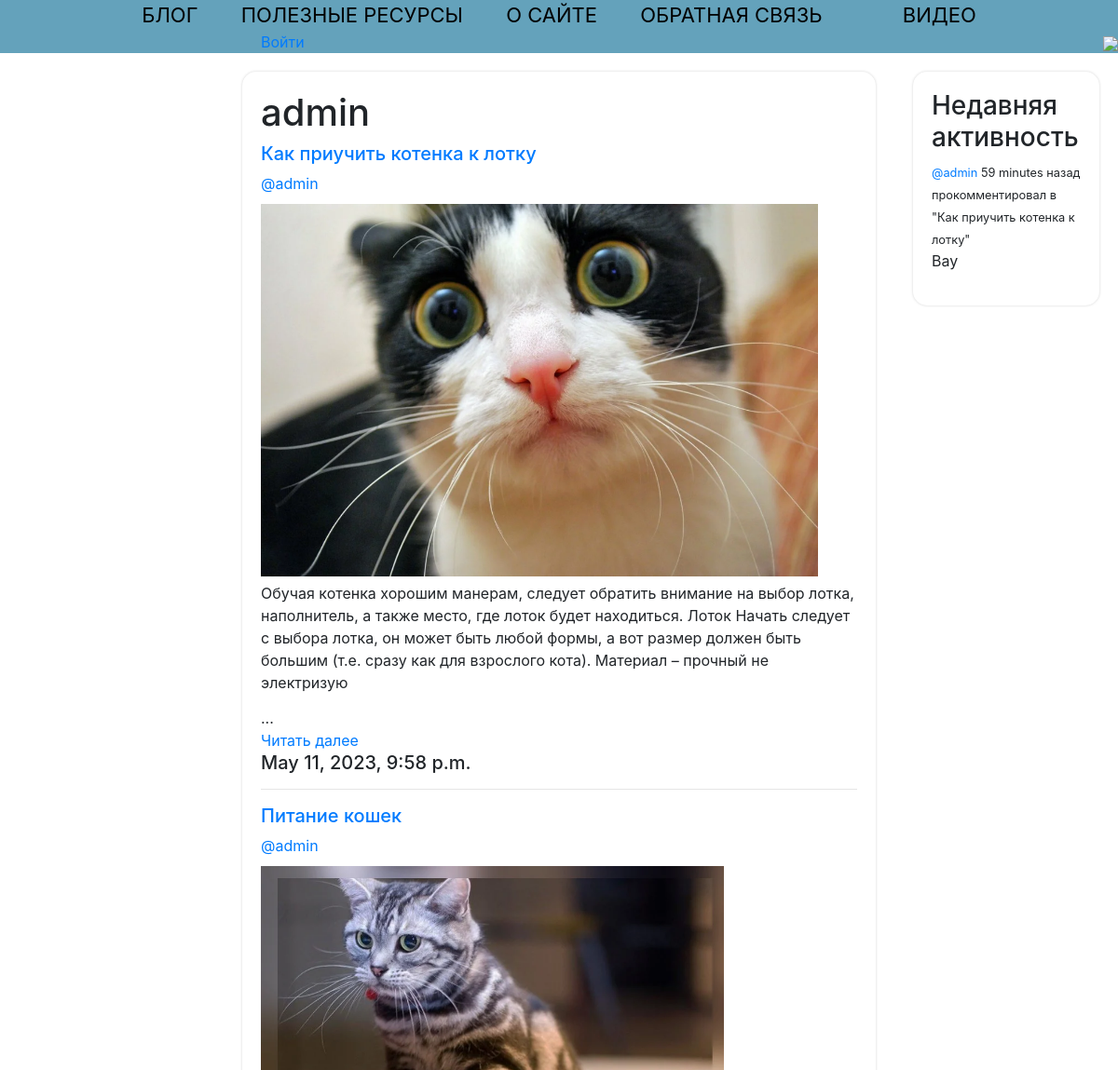
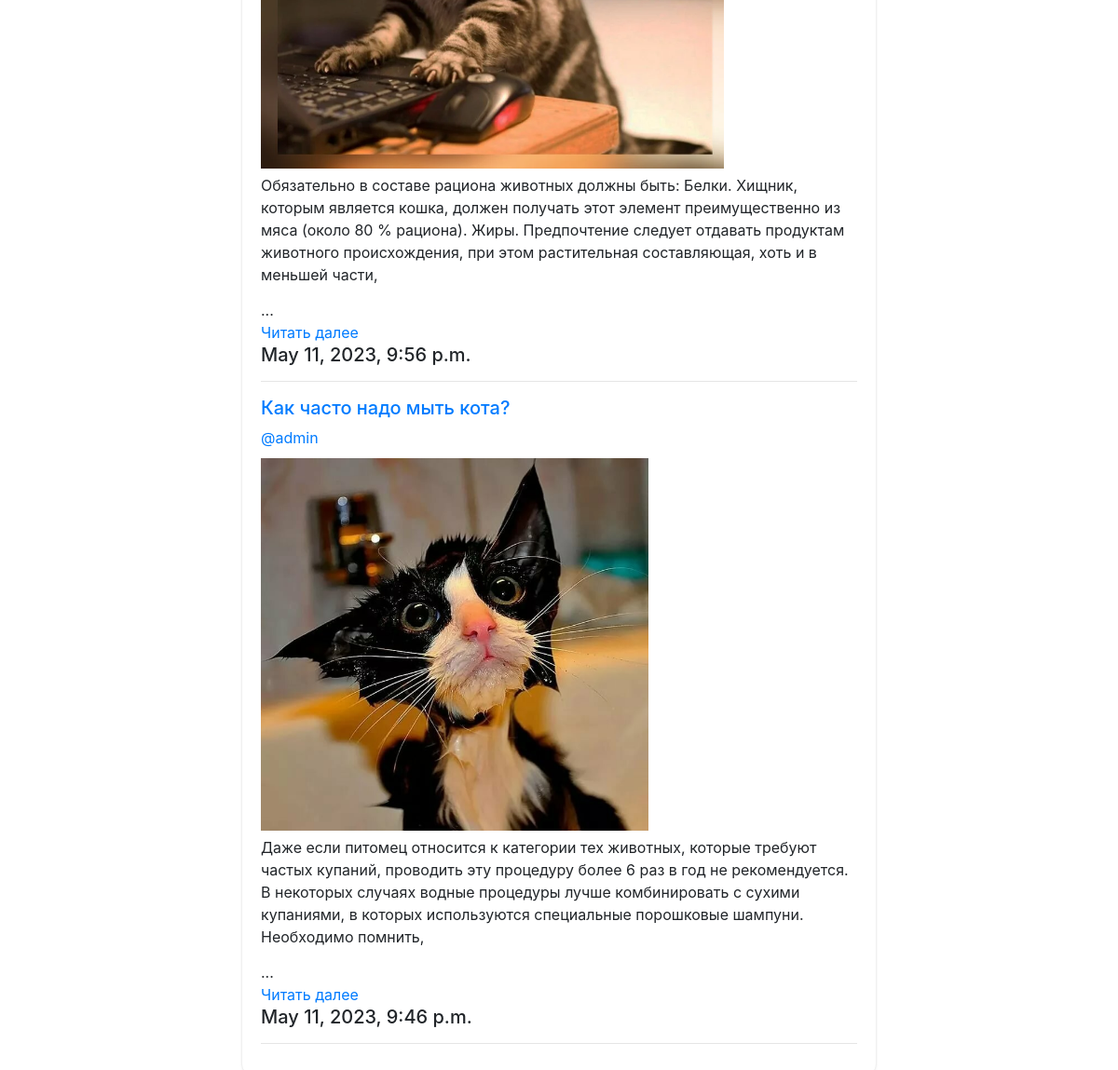
Page /profile/1/ on the committed database (2 pictures, top to bottom).
### base/models.py (models this page shows)
class Room(models.Model):
    host         = models.ForeignKey(User, on_delete=models.SET_NULL, null=True)
    name         = models.CharField(max_length=200)
    description  = models.TextField(null=True, blank = True)
    participants = models.ManyToManyField(User, related_name='participants', blank=True)
    updated      = models.DateTimeField(auto_now=True)
    created      = models.DateTimeField(auto_now_add=True)
    image        = models.ImageField(blank=True)
    class Meta:
        ordering = ['-updated','-created']
    def __str__(self):
        return self.name

class Message(models.Model):
    user    = models.ForeignKey(User, on_delete=models.CASCADE)
    room    = models.ForeignKey(Room, on_delete=models.CASCADE)
    body    = models.TextField()
    updated = models.DateTimeField(auto_now=True)
    created = models.DateTimeField(auto_now_add=True)
    class Meta:
        ordering = ['updated','created']
    def __str__(self):
        return self.body[0:50]

### base/views.py (the view)
# urls.py: path('profile/<str:pk>/', views.userProfile, name='user-profile'),
def userProfile(request, pk):
    user = User.objects.get(id=pk)
    rooms = user.room_set.all()
    room_messages = user.message_set.all()
    context = {'user':user, 'rooms':rooms,'room_messages':room_messages}
    return render(request, 'profile.html', context)

### base/templatetags/date_filter.py (called while the page is built)
@register.filter
def date_filter(value):
    return value.replace("weeks","недель").replace("months","месяцев").replace("days","дней") \
                .replace("week","неделя").replace("month","месяц").replace("day","день")

### templates/profile.html
{% extends 'main.html' %}
{% block content %}
    <div class="profile-container">
        <div>
        </div>
        <div class="profile_blogs">
        <h1>{{user.username}}</h1>
            {% include 'feed_component.html' %}
        </div>
        <div class="profile_activity">
            {% include 'activity_component.html' %}
        </div>
    </div>
{% endblock %}

### templates/main.html (shortened to what this page needs)
<!DOCTYPE html>
{% load static %}
<html>
<head>
    <link rel='stylesheet' type='text/css' media='screen' href="{% static 'styles/main.css' %}">
</head>
<body>
    {% include 'navbar.html' %}
    {% block content %}
    {% endblock %}
</body>
</html>

### templates/navbar.html (shortened to what this page needs)
<link rel="stylesheet" href="https://cdn.jsdelivr.net/npm/bootstrap@4.0.0/dist/css/bootstrap.min.css">
{% load static %}
<div class="navbar">
    <div class="menubar">
        <a href="/" class="navbar_item">
            БЛОГ
        </a>
        <a href="/useful_links" class="navbar_item">
            ПОЛЕЗНЫЕ РЕСУРСЫ
        </a>
        <a href="/about" class="navbar_item">
            О САЙТЕ
        </a>
        <a href="/pool" class="navbar_item">
            ОБРАТНАЯ СВЯЗЬ
        </a>
        <a href="/video" class="navbar_item">
            ВИДЕО
        </a>
    </div>
    <div class="user_field">
        {% if request.user.is_authenticated %}
        <div class="username_label">
            {{request.user}}
        </div>
        <div>
            <a href="{% url 'logout' %}">Выйти из аккаунта</a>
        </div>
            {% else %}
        <div>
            <a href="{% url 'login' %}">Войти</a>
        </div>
            {% endif %}
    </div>
    <a href="/shop/" class="logo">
        <img src="{% static 'images/logo.png' %}">
    </a>
</div>

### templates/feed_component.html (shortened to what this page needs)
<div class="blog_feed">
    {% for room in rooms %}
        <div class="blog_post">
            <h5><a href="{% url 'room' room.id %}">{{room.name}}</a></h5>
            <a class="blog_author" href="{% url 'user-profile' room.host.id %}">@{{room.host.username}}</a>
            {% if room.image %}
                <div class="blog_img"><img src="/media/{{room.image}}" /></div>
            {% endif %}
            <div class="blog_text">{{room.description|slice:":300"}}</div>
            {% if room.description|length > 300 %}
            <div>...</div>
            <div>
            <a href="{% url 'room' room.id %}" class="">Читать далее</a>
            </div>
            {% endif %}
            <div>
                <h5>{{room.created}}</h5>
            </div>
            <hr>
        </div>
    {% endfor %}
</div>

### templates/activity_component.html
{% load date_filter %}
<h3>Недавняя активность</h3>
{% for message in room_messages %}
    <div>
        <small><a href="{% url 'user-profile' message.user.id %}">@{{message.user}}</a>  {{message.created|timesince|date_filter}} назад</small>
        <small>прокомментировал в "{{message.room}}"</small>
        <p>{{message}}</p>
    </div>
{% endfor %}

### static/styles/main.css (style rules this page uses)
body { background-color: aliceblue; }
.navbar { background-color: #64a2bb; display: flex; align-items: center; padding: 0 !important; }
.user_field { padding-left: 280px; margin-right: 20px; }
.navbar_item { margin: 20px; }
.logo { margin-left: 30px; }
.logo img { height: 60px; }
.menubar { margin: 0 auto 0 auto; height: 100%; }
.menubar a { color: black; text-decoration: none; font-size: 22px; }
body { background-position: center; background-repeat:no-repeat; background-attachment: fixed; text-align: center; background-size:cover; }
.profile-container { display: grid; grid-template-columns: 1fr 3fr 1fr; }
.blog_post img { height: 400px; }
.blog_post { font-size: 16px; }
.blog_text { margin-top: 6px; margin-bottom: 14px; }
.blog_img { margin-top: 10px; }
.profile_blogs, .profile_activity { border-radius: 15px; backdrop-filter: blur(10px); box-shadow: 0px 0px 3px #D3D3D3; padding: 20px; margin: 20px; height: fit-content; }

### rows in the picture
Room: name "Как приучить котенка к лотку", host.username "admin", image (picture), description "Обучая котенка хорошим манерам, следует обратить внимание на выбор лотка, наполнитель, а также место, где лоток будет находиться. Лоток Начать следует с выбора лотка, он может быть любой формы, а вот размер должен быть большим (т.е. сразу как для взрослого кота). Материал – прочный не электризую", shows "Читать далее", created "May 11, 2023, 9:58 p.m."
Room: name "Питание кошек", host.username "admin", image (picture), description "Обязательно в составе рациона животных должны быть: Белки. Хищник, которым является кошка, должен получать этот элемент преимущественно из мяса (около 80 % рациона). Жиры. Предпочтение следует отдавать продуктам животного происхождения, при этом растительная составляющая, хоть и в меньшей части,", shows "Читать далее", created "May 11, 2023, 9:56 p.m."
Room: name "Как часто надо мыть кота?", host.username "admin", image (picture), description "Даже если питомец относится к категории тех животных, которые требуют частых купаний, проводить эту процедуру более 6 раз в год не рекомендуется. В некоторых случаях водные процедуры лучше комбинировать с сухими купаниями, в которых используются специальные порошковые шампуни. Необходимо помнить,", shows "Читать далее", created "May 11, 2023, 9:46 p.m."
Message: user "admin", created "59 minutes", room "Как приучить котенка к лотку", body "Вау"

### other values in the picture
{{ user.username }} "admin"
